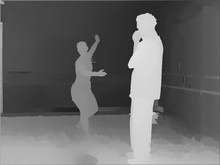
%> input picture graphBior_Filterbanks/Datasets/ballet.png, 220 x 165 px, shrunk from 1024 x 768 before the run
$ octave --eval "result = non_linear_approx_graphQMF;"   (GNU Octave 9; MATLAB toolbox functions it lacks are replaced by stand-ins)
%> lines starting %> are read from the running program, lines starting %| are printed output that depends on the picture; in (x1, y1, x2, y2) boxes, pixels count from 0 and x2, y2 are one past the last pixel; in counts of white or black regions, pixels touching at a corner belong together; the program's own positions count from 1
### graphBior_Filterbanks/toolbox/image_graphs_multi.m

%%%%%%%%%%%%%%%%%%%%%%%%%%%%%%%%%%%%%%%%%%%%%%%%%%%%%%%%%%%%%%%%%%%%%%%%%%%
%
%   "Copyright (c) 2009 The University of Southern California"
%   All rights reserved.
%
%   Permission to use, copy, modify, and distribute this software and its
%   documentation for any purpose, without fee, and without written
%   agreement is hereby granted, provided that the above copyright notice,
%   the following two paragraphs and the author appear in all copies of
%   this software.
%
%   NO REPRESENTATIONS ARE MADE ABOUT THE SUITABILITY OF THE SOFTWARE
%   FOR ANY	PURPOSE. IT IS PROVIDED "AS IS" WITHOUT EXPRESS OR IMPLIED
%   WARRANTY.
%
%   Neither the software developers, the Compression Research Group,
%   or USC, shall be liable for any damages suffered from using this
%   software.
%
%   Author: Sunil K Narang
%   Director: Prof. Antonio Ortega
%   Compression Research Group, University of Southern California
%   http://biron.usc.edu/wiki/index.php?title=CompressionGroup
%   Contact: kumarsun@usc.edu
%
%   Date last modified:	07/05/2011 kumarsun
%
%   Description: This code generates
%   This code generates a uniform graph from N datapoints uniformly
%   distributed in a [0, 1] x[0,1] field, that contains binary field x.
%   We construct the weighted graph on the nodes
%   based on a thresholded Gaussian kernel weighting function.
%
%%%%%%%%%%%%%%%%%%%%%%%%%%%%%%%%%%%%%%%%%%%%%%%%%%%%%%%%%%%%%%%%%%%%%%%%%%%
function [bptG Colorednodes beta_dist loc] = image_graphs_multi(Data,max_level,edgemap)
% filename = 'lena.jpg';
% filetype = 'jpeg';
% max_level = 2;
link_weight_low = 0;
theta = 2;
bptG = cell(max_level,2);
Colorednodes = cell(max_level,4);
beta_dist = cell(max_level,1);
loc = cell(max_level,1);
% Read the image
s_im = length(Data);
Data = double(Data);
% Create Edge map from the image
[BW thresh] = edge(Data,'canny',[0.6*120/255,120/255]);
cc = bwconncomp(BW);
numPixels = cellfun(@numel,cc.PixelIdxList);
small_cc = find(numPixels < 50);
for i = 1:length(small_cc)
    idx = small_cc(i);
    BW(cc.PixelIdxList{idx}) = 0;
end
BW = double(BW);
% [4 lines of commented-out code are left out]
BW1 = BW;
if edgemap == 0
    BW = 0*BW;
end
save BWdata BW1
N = s_im*s_im;
index = repmat(1:s_im,[s_im 1]);
loc{1} = zeros(N,2);
loc{1}(:,1) = index(:);
index = index';
loc{1}(:,2) = index(:)';
% close all
f_bw = double(BW(:));
f = double(Data(:));
% [4 lines of commented-out code are left out]

%%%%%%%%%%%%%%%%%%%%%%%%%%%%%%%%%%%%%%%%%%
%% Create first level image-graph using the edge-map
dim = [s_im s_im];
[alli,allj]=find(ones(dim));

% rectanglar links
ci=[alli;alli];
cj=[allj;allj];
ni=[alli  ; alli+1];
nj=[allj+1; allj];
% prune edges at boundary
valid=(ni>=1 & ni<=dim(1) & nj>=1 & nj<=dim(2));
ni=ni(valid);
nj=nj(valid);
ci=ci(valid);
cj=cj(valid);
cind1=dim(1)*(cj-1)+ci;
nind1=dim(1)*(nj-1)+ni;

% diagonal links
ci=[alli;alli];
cj=[allj;allj];
ni=[alli+1  ; alli+1];
nj=[allj-1; allj+1];
% prune edges at boundary
valid=(ni>=1 & ni<=dim(1) & nj>=1 & nj<=dim(2));
ni=ni(valid);
nj=nj(valid);
ci=ci(valid);
cj=cj(valid);
cind2=dim(1)*(cj-1)+ci;
nind2=dim(1)*(nj-1)+ni;

% [10 lines of commented-out code are left out]

A1=sparse([cind1,nind1],[nind1,cind1],[ones(numel(cind1),1);ones(numel(cind1),1)],N,N);
A2=sparse([cind2,nind2],[nind2,cind2],[ones(numel(cind2),1);ones(numel(cind2),1)],N,N);

% rectangular connectivity of edge pixels
thresh = 0.5;
[edge_i edge_j] = find(BW);
ci = edge_i;
cj = edge_j;
ni = [edge_i (edge_i + 1)  (edge_i -1) edge_i];
nj = [(edge_j+1) edge_j  edge_j  (edge_j -1)];
cind3= [];
nind3 =[];
% figure,imagesc(BW);
for i = 1:length(ci)
    valid=(ni(i,:)>=1 & ni(i,:)<=dim(1) & nj(i,:)>=1 & nj(i,:)<=dim(2));
    temp_cind = dim(1)*(cj(i)-1)+ci(i);
    temp_nind = dim(1)*(nj(i,valid)-1)+ni(i,valid);
    %     nind3=[nind3 ; temp_nind(:)];

    %     cind3=[cind3 ; temp_cind(:)];
    temp_w = (f(temp_cind) - f(temp_nind)).^2;
    temp_w = temp_w/(sum(temp_w) + 10^-7);
    [temp_w order] = sort(temp_w);
    [diffw_mag diffw] = max(abs(diff(temp_w)));
    if diffw_mag > 10^-2
%         BW1 = BW;
%         BW1(temp_cind) = 0.5;
        temp_nind = temp_nind(order((diffw+1):end));
        temp_cind = repmat(temp_cind,numel(temp_nind),1);
%         BW1(temp_nind) = 0.7;
%         imagesc(BW1);
%         pause
        cind3 = [cind3; temp_cind(:)];
        nind3 = [nind3; temp_nind(:)];
    end
    %     tempD3 = [tempD3 ; temp_w(:)];
end
% A1(cind,nind) = link_weight_low;
% A1(nind,cind) = link_weight_low;
A3=sparse([cind3; nind3],[nind3;cind3],ones(2*numel(cind3),1),N,N);
A3 = (-1+link_weight_low)*double(A3 >0);
A1 = A1+A3;
% [10 lines of commented-out code are left out]
[edge_i edge_j] = find(BW);
ci = edge_i;
cj = edge_j;
ni = [(edge_i+1) (edge_i -1) (edge_i +1) (edge_i -1)];
nj = [(edge_j +1) (edge_j -1) (edge_j -1) (edge_j+1)];
cind4= [];
nind4 =[];
for i = 1:length(ci)
    valid=(ni(i,:)>=1 & ni(i,:)<=dim(1) & nj(i,:)>=1 & nj(i,:)<=dim(2));
    temp_nind = dim(1)*(nj(i,valid)-1)+ni(i,valid);
    temp_cind = dim(1)*(cj(i)-1)+ci(i);
    temp_w = (f(temp_cind) - f(temp_nind)).^2;
    temp_w = temp_w/(sum(temp_w) + 10^-7);
    [temp_w order] = sort(temp_w);
    [diffw_mag diffw] = max(abs(diff(temp_w)));
    if diffw_mag > 10^-2
        temp_nind = temp_nind(order((diffw+1):end));
        temp_cind = repmat(temp_cind,numel(temp_nind),1);
        cind4 = [cind4; temp_cind(:)];
        nind4 = [nind4; temp_nind(:)];
    end
end
A4=sparse([cind4; nind4],[nind4;cind4],ones(2*numel(cind4),1),N,N);
A4 = (-1+link_weight_low)*double(A4 >0);
A2 = A2+A4;
% A1 = A1 - A1 .*( A3 >0) + A3;
% A1 = double(A1>0);
bptG{1,1} = 0.5*(A1+A1');
% A2 = A2 - A2.* ( A4>0) + A4;
% A2 = double(A2 >0);
bptG{1,2} = 0.5*(A2+A2');

beta(:,1) = image_downsampling_fn(s_im,'rectangle');
beta(:,2) = image_downsampling_fn(s_im,'diamond');
beta_temp = 0.5*(1+beta);
F = 2*beta_temp(:,1 ) + beta_temp(:,2);
clear beta_temp
F = 2^theta - F ;
Fmax = 2^theta;
for i = 1:Fmax
    Colorednodes{1,i} = find(F == i); % these nodes have ith color
end
beta_dist{1} = double(dec2bin(0:Fmax-1)) - double('0');
beta_dist{1} = 1 - 2*beta_dist{1};


%% Create image-graphs in the subsequent levels using the original graphs.
for level = 2:max_level
    LL = Colorednodes{level-1,1};
    N = length(LL);
    s_im = sqrt(N);
    bptG{level,1} = bptG{level-1,1}^2;
    bptG{level,1} = bptG{level,1}(LL,LL);
    bptG{level,1} = bptG{level,1} - spdiags(spdiags(bptG{level,1},0),0,N,N);
    %     D = sum(bptG{level,1},2);
    bptG{level,2} = bptG{level-1,2}^2;
    bptG{level,2} = bptG{level,2}(LL,LL);
    bptG{level,2} = bptG{level,2} - spdiags(spdiags(bptG{level,2},0),0,N,N);
%     bptG{level,2} = double(bptG{level,2} >0);
    %%% remove rectangular links from bptG
    % rectanglar links
    dim = [s_im s_im];
    [alli,allj]=find(ones(dim));
    ci=[alli;alli];
    cj=[allj;allj];
    ni=[alli  ; alli+1];
    nj=[allj+1; allj];
    % prune edges at boundary
    valid=(ni>=1 & ni<=dim(1) & nj>=1 & nj<=dim(2));
    ni=ni(valid);
    nj=nj(valid);
    ci=ci(valid);
    cj=cj(valid);
    cind1=dim(1)*(cj-1)+ci;
    nind1=dim(1)*(nj-1)+ni;
    tempA=sparse([cind1,nind1],[nind1,cind1],ones(1,2*numel(ni)),N,N);
    tempA = bptG{level,2}.*tempA; % rectangular connectivity
%     bptG{level,1} = bptG{level,1} + tempA;
%     bptG{level,1} = double(bptG{level,1} >0);
    bptG{level,2} = bptG{level,2} -tempA; % keep only diamond connections
    loc{level} = loc{level-1}(LL,:);
    clear beta
    beta(:,1) = image_downsampling_fn(s_im,'rectangle');
    beta(:,2) = image_downsampling_fn(s_im,'diamond');
    beta_temp = 0.5*(1+beta);
    F = 2*beta_temp(:,1 ) + beta_temp(:,2);
    clear beta_temp
    F = 2^theta - F ;
    Fmax = 2^theta;
    for i = 1:Fmax
        Colorednodes{level,i} = find(F == i); % these nodes have ith color
    end
    beta_dist{level} = double(dec2bin(0:Fmax-1)) - double('0');
    beta_dist{level} = 1 - 2*beta_dist{level};

% [36 lines of commented-out code are left out]
end
% [20 lines of commented-out code are left out]


%%

### graphBior_Filterbanks/non_linear_approx_graphQMF.m
%%%%%%%%%%%%%%%%%%%%%%%%%%%%%%%%%%%%%%%%%%%%%%%%%%%%%%%%%%%%%%%%%%%%%%%%%%%
%
%   "Copyright (c) 2009 The University of Southern California"
%   All rights reserved.
%
%   Permission to use, copy, modify, and distribute this software and its
%   documentation for any purpose, without fee, and without written
%   agreement is hereby granted, provided that the above copyright notice,
%   the following two paragraphs and the author appear in all copies of
%   this software.
%
%   NO REPRESENTATIONS ARE MADE ABOUT THE SUITABILITY OF THE SOFTWARE
%   FOR ANY	PURPOSE. IT IS PROVIDED "AS IS" WITHOUT EXPRESS OR IMPLIED
%   WARRANTY.
%
%   Neither the software developers, the Compression Research Group,
%   or USC, shall be liable for any damages suffered from using this
%   software.
%
%   Author: Sunil K Narang
%   Director: Prof. Antonio Ortega
%   Compression Research Group, University of Southern California
%   http://biron.usc.edu/wiki/index.php?title=CompressionGroup
%   Contact: kumarsun@usc.edu
%
%   Date last modified:	02/01/2012 Sunil K. Narang
%
%   Description:
%   This file generates QMF filter-banks on the 8-connected graph formulation
%   of 2D digital images as proposed in the paper:
%% "S. K. Narang and Antonio Ortega, "Perfect Reconstruction Two-Channel
%%  Wavelet Filter-Banks For Graph Structured Data",
%  IEEE TSP also avaliable as Tech. Rep. arXiv:1106.3693v3, Dec 2011
%%%%%%%%%%%%%%%%%%%%%%%%%%%%%%%%%%%%%%%%%%%%%%%%%%%%%%%%%%%%%%%%%%%%%%%%%%%
function Output = non_linear_approx_graphQMF(varargin)
clc
% close all
disp('This function computes wavelet coefficients of any Image using a 2-dim separable graph-QMF filterbank.')
disp('See help for input options');
addpath Graph_Generators/
addpath Graph_kernels/
addpath sgwt_toolbox/
addpath toolbox/
addpath exportfig/
addpath ImageQualityMeasures/

p = inputParser;
p.addOptional('filename','ballet.png',@(f) exist(f,'file'));
p.addParamValue('maxLevel',3,@isscalar);
p.addParamValue('filterLen',18,@isscalar);
p.addParamValue('LType','asym',@isstr);
p.addParamValue('edgemap',0,@islogical);
p.parse(varargin{:});
opt = p.Results;

% Set parameters
filename = opt.filename;
tempI = imfinfo(filename);
filetype = tempI.Format;
max_level = opt.maxLevel; % number of decomposition levels
filterlen = opt.filterLen; % filter length
norm_type = opt.LType;
edgemap = opt.edgemap;
S = sprintf('%s%d\n%s%d\n%s%d\n%s%s', '# decomposition levels = ', max_level,'Filterlength = ', filterlen, 'Using edgemap = ', edgemap,'Type of Laplacian = ',norm_type);
disp(S);

theta = 2; % number of bipartite graphs
Fmax = 2^theta; % Graph Coloring
N = zeros(max_level,1); %size of bipartite graphs at each level

%% Section 1: Image Graph Formulation
% Graph Signal
Data = imread(filename,filetype);
%> Data is the input picture: size 165x220 uint8; min 17, max 234, mean 102.7
if length(size(Data)) == 3
    Data = rgb2gray(Data);
end
[m n] = size(Data);
%> m = 165; n = 220
m = min([m,n]);
s_im = floor(m/2^max_level)*2^max_level;
%> s_im = 160
% s_im = 512;
Data = Data(1:s_im,1:s_im);
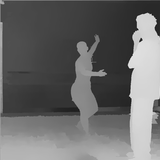
%> Data: size 160x160 uint8; min 17, max 234, mean 105.9
f = double(Data(:));
% +rand(s_im^2,1);
% f = f/norm(f);
% Graphs
[bptG Colorednodes, beta_dist loc] = image_graphs_multi(Data,max_level,edgemap);  % image graphs
%> in image_graphs_multi, `[BW thresh] = edge(Data,'canny',[0.6*120/255,120/255]);`:
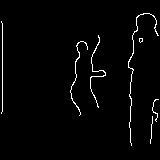
%> BW: size 160x160 logical; 2.2% white in thin lines or dots, all inside (x1, y1, x2, y2) = (1, 13, 159, 146)
%> in image_graphs_multi, `[BW thresh] = edge(Data,'canny',[0.6*120/255,120/255]);`: thresh = [0.282 0.471]
%> in image_graphs_multi, `cc = bwconncomp(BW);`: cc = 7 connected components
%> in image_graphs_multi, `numPixels = cellfun(@numel,cc.PixelIdxList);`: numPixels = [93 104 111 188 12 28 32]
%> in image_graphs_multi, `small_cc = find(numPixels < 50);`: small_cc = [5 6 7]
%> the loop in image_graphs_multi, `for i = 1:length(small_cc)` made 3 passes
%> after the loop in image_graphs_multi, `for i = 1:length(small_cc)`:
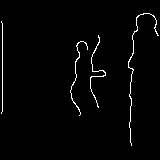
%> BW: size 160x160 logical; 1.9% white in thin lines or dots, all inside (x1, y1, x2, y2) = (1, 13, 159, 146)
%> in image_graphs_multi, `BW = 0*BW;`: BW: size 160x160 double; every value is 0
%> in image_graphs_multi, `[edge_i edge_j] = find(BW);`: edge_i = []
%> the run ends on the next line

$ run again, with graphBior_Filterbanks/Datasets/barbara.png copied over graphBior_Filterbanks/Datasets/ballet.png
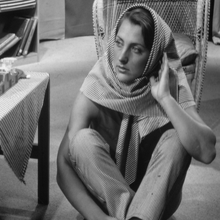
%> input picture graphBior_Filterbanks/Datasets/barbara.png, 220 x 220 px, shrunk from 512 x 512 before the run
%> in non_linear_approx_graphQMF, Data is the input picture: size 220x220 uint8; min 7, max 249, mean 110.3
%> in image_graphs_multi, `[BW thresh] = edge(Data,'canny',[0.6*120/255,120/255]);`:
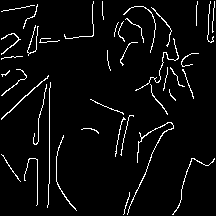
%> BW: size 216x216 logical; 4.5% white in thin lines or dots
%> thresh = [0.282 0.471]
%> cc = 40 connected components
%> numPixels = 40 values, max 198 at index 28, min 15 at index 20, mean 52.62
%> small_cc = 25 values from 1 to 40
%> the loop in image_graphs_multi, `for i = 1:length(small_cc)` made 25 passes
%> idx on passes 1 to 8: 1, 3, 4, 7, 8, 12, 16, 17
%> after the loop in image_graphs_multi, `for i = 1:length(small_cc)`:
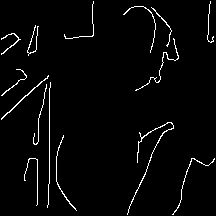
%> BW: size 216x216 logical; 2.8% white in thin lines or dots
%> edge_i = []
